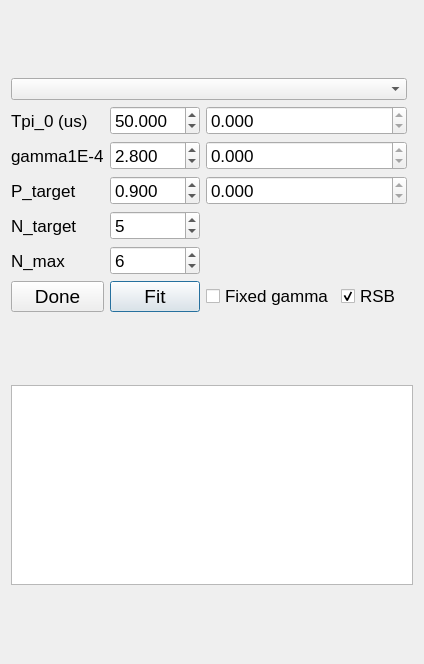
<?xml version="1.0" encoding="UTF-8"?>
<ui version="4.0">
 <class>fit_fock</class>
 <widget class="QDialog" name="fit_fock">
  <property name="geometry">
   <rect>
    <x>0</x>
    <y>0</y>
    <width>424</width>
    <height>664</height>
   </rect>
  </property>
  <property name="maximumSize">
   <size>
    <width>500</width>
    <height>16777215</height>
   </size>
  </property>
  <property name="windowTitle">
   <string>Dialog</string>
  </property>
  <layout class="QGridLayout" name="gridLayout">
   <item row="6" column="0" colspan="2">
    <layout class="QVBoxLayout" name="verticalLayout_3"/>
   </item>
   <item row="1" column="0">
    <layout class="QVBoxLayout" name="verticalLayout">
     <item>
      <widget class="QComboBox" name="comboBox_chooseFile"/>
     </item>
     <item>
      <layout class="QGridLayout" name="gridLayout_3">
       <item row="5" column="1">
        <layout class="QHBoxLayout" name="horizontalLayout">
         <item>
          <widget class="QPushButton" name="fitButton">
           <property name="font">
            <font>
             <pointsize>14</pointsize>
            </font>
           </property>
           <property name="text">
            <string>Fit</string>
           </property>
           <property name="shortcut">
            <string>Ctrl+F</string>
           </property>
          </widget>
         </item>
        </layout>
       </item>
       <item row="2" column="2">
        <widget class="QDoubleSpinBox" name="SpinBox_Ptarget_2">
         <property name="font">
          <font>
           <pointsize>13</pointsize>
          </font>
         </property>
         <property name="readOnly">
          <bool>true</bool>
         </property>
         <property name="decimals">
          <number>3</number>
         </property>
         <property name="maximum">
          <double>30.000000000000000</double>
         </property>
        </widget>
       </item>
       <item row="3" column="0">
        <widget class="QLabel" name="label_Tpi_3">
         <property name="font">
          <font>
           <pointsize>13</pointsize>
          </font>
         </property>
         <property name="text">
          <string>N_target</string>
         </property>
        </widget>
       </item>
       <item row="1" column="2">
        <widget class="QDoubleSpinBox" name="SpinBox_gamma_2">
         <property name="font">
          <font>
           <pointsize>13</pointsize>
          </font>
         </property>
         <property name="readOnly">
          <bool>true</bool>
         </property>
         <property name="decimals">
          <number>3</number>
         </property>
         <property name="maximum">
          <double>999.990000000000009</double>
         </property>
        </widget>
       </item>
       <item row="2" column="1">
        <widget class="QDoubleSpinBox" name="SpinBox_Ptarget_1">
         <property name="font">
          <font>
           <pointsize>13</pointsize>
          </font>
         </property>
         <property name="decimals">
          <number>3</number>
         </property>
         <property name="maximum">
          <double>30.000000000000000</double>
         </property>
         <property name="singleStep">
          <double>0.010000000000000</double>
         </property>
         <property name="value">
          <double>0.900000000000000</double>
         </property>
        </widget>
       </item>
       <item row="0" column="2">
        <widget class="QDoubleSpinBox" name="SpinBox_Omega_2">
         <property name="font">
          <font>
           <pointsize>13</pointsize>
          </font>
         </property>
         <property name="readOnly">
          <bool>true</bool>
         </property>
         <property name="decimals">
          <number>3</number>
         </property>
         <property name="maximum">
          <double>999.990000000000009</double>
         </property>
        </widget>
       </item>
       <item row="0" column="0">
        <widget class="QLabel" name="label_a">
         <property name="font">
          <font>
           <pointsize>13</pointsize>
          </font>
         </property>
         <property name="text">
          <string>Tpi_0 (us)</string>
         </property>
        </widget>
       </item>
       <item row="0" column="1">
        <widget class="QDoubleSpinBox" name="SpinBox_Omega_1">
         <property name="font">
          <font>
           <pointsize>13</pointsize>
          </font>
         </property>
         <property name="decimals">
          <number>3</number>
         </property>
         <property name="maximum">
          <double>999.990000000000009</double>
         </property>
         <property name="singleStep">
          <double>0.100000000000000</double>
         </property>
         <property name="value">
          <double>50.000000000000000</double>
         </property>
        </widget>
       </item>
       <item row="1" column="1">
        <widget class="QDoubleSpinBox" name="SpinBox_gamma_1">
         <property name="font">
          <font>
           <pointsize>13</pointsize>
          </font>
         </property>
         <property name="decimals">
          <number>3</number>
         </property>
         <property name="maximum">
          <double>999.990000000000009</double>
         </property>
         <property name="singleStep">
          <double>0.010000000000000</double>
         </property>
         <property name="value">
          <double>2.800000000000000</double>
         </property>
        </widget>
       </item>
       <item row="3" column="1">
        <widget class="QDoubleSpinBox" name="SpinBox_Ntarget">
         <property name="font">
          <font>
           <pointsize>13</pointsize>
          </font>
         </property>
         <property name="decimals">
          <number>0</number>
         </property>
         <property name="maximum">
          <double>30.000000000000000</double>
         </property>
         <property name="value">
          <double>5.000000000000000</double>
         </property>
        </widget>
       </item>
       <item row="3" column="2">
        <spacer name="horizontalSpacer">
         <property name="orientation">
          <enum>Qt::Horizontal</enum>
         </property>
         <property name="sizeHint" stdset="0">
          <size>
           <width>40</width>
           <height>20</height>
          </size>
         </property>
        </spacer>
       </item>
       <item row="4" column="1">
        <widget class="QDoubleSpinBox" name="SpinBox_Nmax">
         <property name="font">
          <font>
           <pointsize>13</pointsize>
          </font>
         </property>
         <property name="decimals">
          <number>0</number>
         </property>
         <property name="maximum">
          <double>30.000000000000000</double>
         </property>
         <property name="value">
          <double>6.000000000000000</double>
         </property>
        </widget>
       </item>
       <item row="5" column="0">
        <widget class="QPushButton" name="DoneButton">
         <property name="font">
          <font>
           <pointsize>14</pointsize>
          </font>
         </property>
         <property name="text">
          <string>Done</string>
         </property>
         <property name="shortcut">
          <string>Ctrl+F</string>
         </property>
        </widget>
       </item>
       <item row="2" column="0">
        <widget class="QLabel" name="label_Tpi_4">
         <property name="font">
          <font>
           <pointsize>13</pointsize>
          </font>
         </property>
         <property name="text">
          <string>P_target</string>
         </property>
        </widget>
       </item>
       <item row="4" column="0">
        <widget class="QLabel" name="label_Tpi_2">
         <property name="font">
          <font>
           <pointsize>13</pointsize>
          </font>
         </property>
         <property name="text">
          <string>N_max</string>
         </property>
        </widget>
       </item>
       <item row="1" column="0">
        <widget class="QLabel" name="label_phase">
         <property name="font">
          <font>
           <pointsize>13</pointsize>
          </font>
         </property>
         <property name="text">
          <string>gamma1E-4</string>
         </property>
        </widget>
       </item>
       <item row="4" column="2">
        <spacer name="horizontalSpacer_2">
         <property name="orientation">
          <enum>Qt::Horizontal</enum>
         </property>
         <property name="sizeHint" stdset="0">
          <size>
           <width>40</width>
           <height>20</height>
          </size>
         </property>
        </spacer>
       </item>
       <item row="5" column="2">
        <layout class="QHBoxLayout" name="horizontalLayout_3">
         <item>
          <widget class="QCheckBox" name="checkBox_gamma">
           <property name="font">
            <font>
             <pointsize>13</pointsize>
            </font>
           </property>
           <property name="text">
            <string>Fixed gamma</string>
           </property>
          </widget>
         </item>
         <item>
          <widget class="QCheckBox" name="checkBox_RSB">
           <property name="font">
            <font>
             <pointsize>13</pointsize>
            </font>
           </property>
           <property name="text">
            <string>RSB</string>
           </property>
           <property name="checked">
            <bool>true</bool>
           </property>
          </widget>
         </item>
        </layout>
       </item>
      </layout>
     </item>
    </layout>
   </item>
   <item row="5" column="0" colspan="2">
    <widget class="QTextBrowser" name="textFitResult">
     <property name="maximumSize">
      <size>
       <width>16777215</width>
       <height>200</height>
      </size>
     </property>
    </widget>
   </item>
  </layout>
 </widget>
 <resources/>
 <connections/>
</ui>
